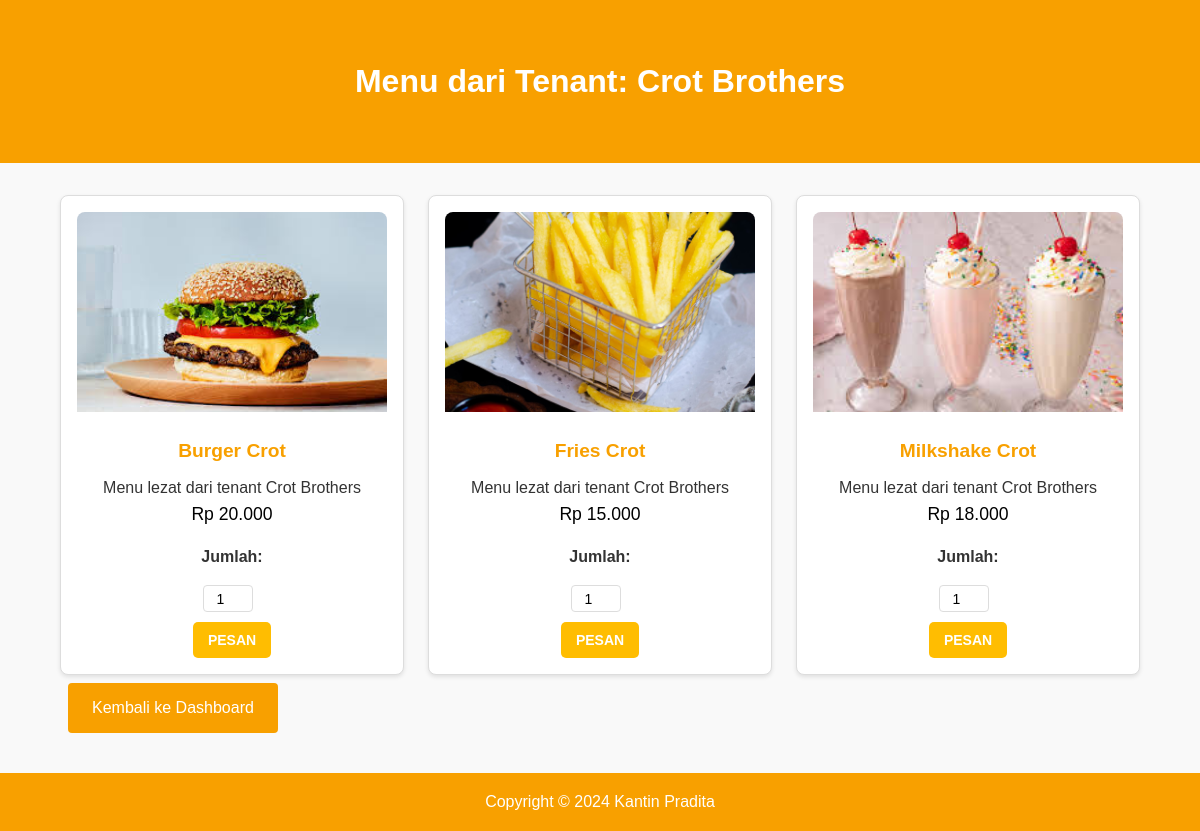
Page /menu.php?tenant=Crot+Brothers (signed in) on the committed database.
### tables this page shows
CREATE TABLE `menus` (
  `id` int(11) NOT NULL,
  `tenant_id` int(11) NOT NULL,
  `nama` varchar(100) NOT NULL,
  `harga` decimal(10,2) NOT NULL,
  `gambar` varchar(255) DEFAULT NULL
);

### class.php (called while the page is built, shortened)
<?php
class Database {
    private $host = 'localhost';
    private $username = 'root';
    private $password = '';
    private $dbname = 'kantin_pradita_v4';
    private $db;
    public function getConnection() {
        if (!$this->db) {
            try {
                $this->db = new PDO("mysql:host={$this->host};dbname={$this->dbname}", $this->username, $this->password);
                $this->db->setAttribute(PDO::ATTR_ERRMODE, PDO::ERRMODE_EXCEPTION);
            } catch (PDOException $e) {
                die("Koneksi database gagal: " . $e->getMessage());
            }
        }
        return $this->db;
    }
}
class User {
    private $db;
    public function __construct(Database $database) {
        $this->db = $database->getConnection();
    }
    public function getMenuByTenant($tenant) {
        $sql = "SELECT menus.id, menus.nama, menus.harga, menus.gambar
                FROM menus
                JOIN tenant ON menus.tenant_id = tenant.id
                WHERE tenant.nama = :tenant";
        $stmt = $this->db->prepare($sql);
        $stmt->bindParam(':tenant', $tenant);
        $stmt->execute();
        return $stmt->fetchAll(PDO::FETCH_ASSOC);
    }
}
?>

### menu.php (the view, shortened to what this page needs)
<?php
include('class.php');
$database = new Database();
$user = new User($database);
$tenant = isset($_GET['tenant']) ? $_GET['tenant'] : '';
$menus = $user->getMenuByTenant($tenant);
?>
<!DOCTYPE html>
<html lang="id">
<head>
    <link rel="stylesheet" href="menu.css">
</head>
<body>
    <header>
        <div class="container">
            <h1>Menu dari Tenant: <?php echo htmlspecialchars($tenant); ?></h1>
        </div>
    </header>
    <div class="container">
        <div class="menu-list">
            <?php if ($menus): ?>
            <?php foreach ($menus as $menu): ?>
            <div class="menu-item">
                <img src="images/<?php echo htmlspecialchars($menu['gambar']); ?>"
                    alt="<?php echo htmlspecialchars($menu['nama']); ?>" class="menu-image">
                <h3><?php echo htmlspecialchars($menu['nama']); ?></h3>
                <p>Menu lezat dari tenant <?php echo htmlspecialchars($tenant); ?></p>
                <p class="price">Rp <?php echo number_format($menu['harga'], 0, ',', '.'); ?></p>
                <form method="POST" action="menu.php?tenant=<?php echo urlencode($tenant); ?>">
                    <label for="jumlah_<?php echo $menu['id']; ?>">Jumlah:</label>
                    <input type="number" id="jumlah_<?php echo $menu['id']; ?>" name="jumlah" value="1" min="1"
                        required>
                    <button type="submit">Pesan</button>
                </form>
            </div>
            <?php endforeach; ?>
            <?php else: ?>
            <p>Menu tidak ditemukan untuk tenant ini.</p>
            <?php endif; ?>
        </div>
        <p><a href="dashboard.php" class="btn-nav">Kembali ke Dashboard</a></p>
    </div>
    <footer>
        <p>Copyright &copy; 2024 Kantin Pradita</p>
    </footer>
</body>
</html>

### menu.css (style rules this page uses)
* { margin: 0; padding: 0; box-sizing: border-box; }
body { font-family: Arial, sans-serif; background-color: #f9f9f9; color: #333; line-height: 1.6; display: flex; flex-direction: column; min-height: 100vh; }
header { background-color: #f8a000; color: #fff; text-align: center; padding: 1.5rem 0; }
header h1 { margin: 0; }
.container { width: 90%; max-width: 1200px; margin: 2rem auto; flex-grow: 1; }
.menu-list { display: grid; grid-template-columns: repeat(auto-fit, minmax(250px, 1fr)); gap: 1.5rem; }
.menu-item { background-color: #fff; border: 1px solid #ddd; border-radius: 8px; padding: 1rem; text-align: center; box-shadow: 0 2px 4px rgba(0, 0, 0, 0.1); transition: transform 0.2s ease-in-out; }
.menu-image { width: 100%; height: auto; max-height: 200px; object-fit: cover; border-radius: 8px 8px 0 0; }
.menu-item h3 { margin: 1rem 0 0.5rem; color: #f8a000; font-size: 1.2rem; }
.price { font-size: 1.1rem; color: #000000; margin-bottom: 1rem; }
form input[type="number"] { width: 50px; padding: 0.3rem; margin-right: 0.5rem; text-align: center; border: 1px solid #ddd; border-radius: 4px; }
.btn-nav { text-decoration: none; color: #fff; background-color: #f8a000; padding: 0.75rem 1.5rem; margin: 0.5rem; display: inline-block; border-radius: 4px; transition: background 0.2s; }
form { display: flex; flex-direction: column; gap: 10px; align-items: center; margin-top: 10px; }
label { font-weight: bold; color: #333; margin-bottom: 5px; }
input[type="number"] { width: 80px; padding: 8px; font-size: 14px; text-align: center; border: 2px solid #ddd; border-radius: 5px; outline: none; transition: border-color 0.3s ease; }
button { background-color: #ffbd01; color: white; border: none; padding: 10px 15px; font-size: 14px; font-weight: bold; border-radius: 5px; cursor: pointer; text-transform: uppercase; transition: bgcolor 0.3s ease, transform 0.2s ease; }
footer { background-color: #f8a000; color: #fff; text-align: center; padding: 1rem 0; margin-top: auto; }

### rows in the picture
menus: gambar (picture), nama "Burger Crot", harga "20.000"
menus: gambar (picture), nama "Fries Crot", harga "15.000"
menus: gambar (picture), nama "Milkshake Crot", harga "18.000"

### other values in the picture
$tenant "Crot Brothers"
